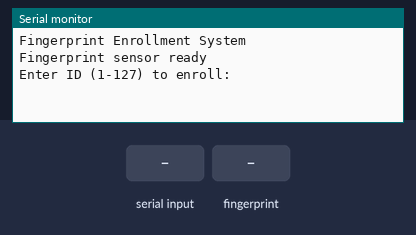
Bench run of a sketch on a simulated ESP32. Parts: the last lines printed to the serial monitor. Inputs (shaded band) come from the test bench.

Above: at 3.2 s.
3.3 s: "90,45\n" received over Serial
At 4.3 s:
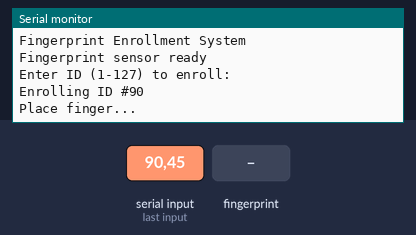
4.8 s: finger stored as number 1 placed on the sensor
At 5.7 s:
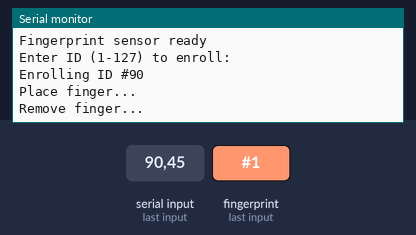
7.8 s: finger stored as number 1 placed on the sensor
At 8.4 s:
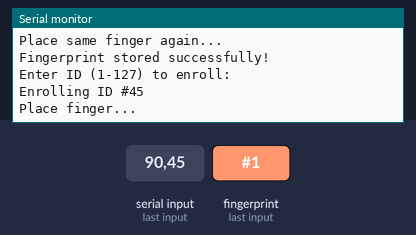

Measured:
- after the input at 3.3 s, the serial monitor: prints a new line at once (image 1)
- after the input at 4.8 s, the serial monitor: prints a new line after 0.20 s (image 2)
- after the input at 7.8 s, the serial monitor: prints a new line after 0.24 s (image 3)

The sketch:

enroll.ino
```cpp
#include <Adafruit_Fingerprint.h>
#include <HardwareSerial.h>

HardwareSerial mySerial(2);
Adafruit_Fingerprint finger = Adafruit_Fingerprint(&mySerial);

uint8_t id;

void setup() {
  Serial.begin(115200);
  delay(1000);

  Serial.println("Fingerprint Enrollment System");

  mySerial.begin(57600, SERIAL_8N1, 16, 17);
  finger.begin(57600);

  if (finger.verifyPassword()) {
    Serial.println("Fingerprint sensor ready");
  } else {
    Serial.println("Sensor not found");
    while (1);
  }
}

uint8_t getFingerprintEnroll() {
  int p = -1;
  Serial.println("Place finger...");

  while (p != FINGERPRINT_OK) {
    p = finger.getImage();
  }

  if (finger.image2Tz(1) != FINGERPRINT_OK) return p;

  Serial.println("Remove finger...");
  delay(2000);

  while (finger.getImage() != FINGERPRINT_NOFINGER);

  Serial.println("Place same finger again...");

  p = -1;
  while (p != FINGERPRINT_OK) {
    p = finger.getImage();
  }

  if (finger.image2Tz(2) != FINGERPRINT_OK) return p;

  if (finger.createModel() != FINGERPRINT_OK) {
    Serial.println("Fingerprints did not match");
    return p;
  }

  if (finger.storeModel(id) == FINGERPRINT_OK) {
    Serial.println("Fingerprint stored successfully!");
  } else {
    Serial.println("Error storing fingerprint");
    return p;
  }

  return FINGERPRINT_OK;
}

void loop() {
  Serial.println("\nEnter ID (1-127) to enroll:");

  while (!Serial.available());

  id = Serial.parseInt();

  if (id == 0) {
    Serial.println("Invalid ID");
    return;
  }

  Serial.print("Enrolling ID #");
  Serial.println(id);

  getFingerprintEnroll();
}
```
